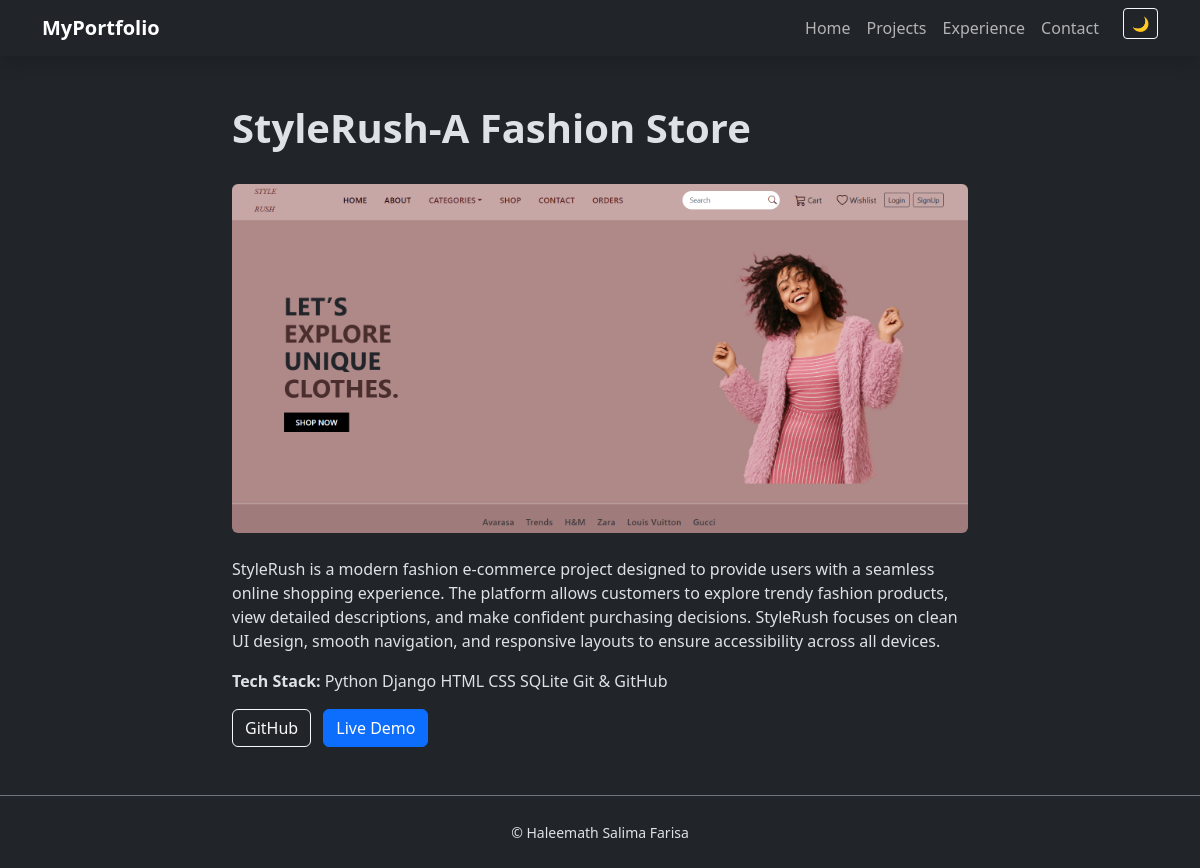
The page /projects/4/ on the database its author committed.
### projectapp/models.py (models this page shows, shortened)
class Project(models.Model):
    title = models.CharField(max_length=200)
    description = models.TextField()
    tech_stack = models.CharField(max_length=200)
    github_url = models.URLField(blank=True)
    live_url = models.URLField(blank=True)
    image = models.ImageField(upload_to="projects/")
    created_at = models.DateField()

### projectapp/views.py (the view)
# urls.py: path("projects/<int:pk>/", project_detail, name="project_detail"),
def project_detail(request, pk):
    project = get_object_or_404(Project, pk=pk)
    return render(request, "project_detail.html", {"project": project})

### templates/project_detail.html (shortened to what this page needs)
{% extends "base.html" %}
{% block content %}
<div class="row">
    <div class="col-md-8 mx-auto">
        <h1 class="fw-bold">{{ project.title }}</h1>
        <img src="{{ project.image.url }}" class="img-fluid rounded my-4">
        <p>{{ project.description }}</p>
        <p><strong>Tech Stack:</strong> {{ project.tech_stack }}</p>
        <div class="mt-3">
            {% if project.github_url %}
                <a href="{{ project.github_url }}" class="btn btn-outline-light me-2" target="_blank">GitHub</a>
            {% endif %}
            {% if project.live_url %}
                <a href="{{ project.live_url }}" class="btn btn-primary" target="_blank">Live Demo</a>
            {% endif %}
        </div>
    </div>
</div>
{% endblock %}

### static/css/style.css (style rules this page uses)
body { background-color: var(--bs-body-bg); color: var(--bs-body-color); transition: background-color 0.3s ease, color 0.3s ease; }

### rows shown on the page
Project: title "StyleRush-A Fashion Store", image (picture), description "StyleRush is a modern fashion e-commerce project designed to provide users with a seamless online shopping experience. The platform allows customers to explore trendy fashion products, view detailed descriptions, and make confident purchasing decisions. StyleRush focuses on clean UI design, smooth navigation, and responsive layouts to ensure accessibility across all devices.", tech_stack "Python Django HTML CSS SQLite Git & GitHub"
